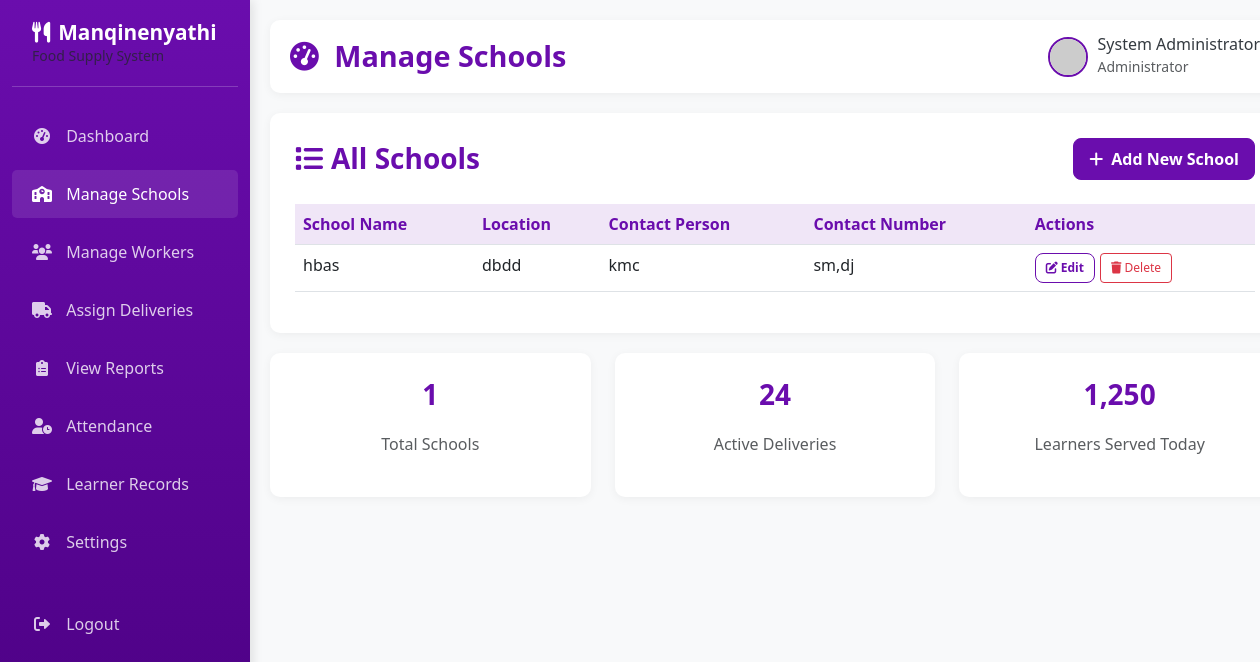
The page /admin/schools (signed in) on the database its author committed.
### app.py (models this page shows)
class School(db.Model):
    __tablename__ = 'schools'
    school_id = db.Column(db.Integer, primary_key=True)
    school_name = db.Column(db.String(150), nullable=False)
    location = db.Column(db.String(150), nullable=False)
    contact_person = db.Column(db.String(100), nullable=False)
    contact_number = db.Column(db.String(20), nullable=False)
    created_at = db.Column(db.DateTime, default=datetime.utcnow)
    deliveries = db.relationship('Delivery', backref='school')
    attendance = db.relationship('Attendance', backref='school')
    learners = db.relationship('Learner', backref='school')

### app.py (the view)
@app.route('/admin/schools')
def manage_schools():
    if session.get('role') != 'admin':
        return redirect(url_for('home'))
    schools = School.query.order_by(School.school_name).all()
    return render_template('manage_schools.html', schools=schools)

### templates/manage_schools.html (shortened to what this page needs)
{% extends "admin_base.html" %}
{% block page_title %}Manage Schools{% endblock %}
{% block content %}
<div class="content-card">
    <div class="d-flex justify-content-between align-items-center mb-4">
        <h3 class="mb-0"><i class="fas fa-list me-2"></i>All Schools</h3>
        <a href="{{ url_for('add_school') }}" class="btn btn-primary">
            <i class="fas fa-plus me-1"></i> Add New School
        </a>
    </div>
    {% if schools %}
    <div class="table-responsive">
        <table class="table table-hover">
            <thead>
                <tr>
                    <th>School Name</th>
                    <th>Location</th>
                    <th>Contact Person</th>
                    <th>Contact Number</th>
                    <th>Actions</th>
                </tr>
            </thead>
            <tbody>
                {% for school in schools %}
                <tr>
                    <td>{{ school.school_name }}</td>
                    <td>{{ school.location }}</td>
                    <td>{{ school.contact_person }}</td>
                    <td>{{ school.contact_number }}</td>
                    <td>
                        <div class="action-buttons">
                            <a href="{{ url_for('edit_school', school_id=school.school_id) }}" class="btn btn-outline-primary btn-sm">
                                <i class="fas fa-edit"></i> Edit
                            </a>
                            <form action="{{ url_for('delete_school', school_id=school.school_id) }}" method="POST" class="d-inline">
                                <button type="submit" class="btn btn-outline-danger btn-sm" onclick="return confirm('Are you sure you want to delete this school?')">
                                    <i class="fas fa-trash"></i> Delete
                                </button>
                            </form>
                        </div>
                    </td>
                </tr>
                {% endfor %}
            </tbody>
        </table>
    </div>
    {% endif %}
</div>
<div class="row">
    <div class="col-md-4">
        <div class="content-card text-center">
            <h3>{{ schools|length }}</h3>
            <p class="text-muted">Total Schools</p>
        </div>
    </div>
    <div class="col-md-4">
        <div class="content-card text-center">
            <h3>24</h3>
            <p class="text-muted">Active Deliveries</p>
        </div>
    </div>
    <div class="col-md-4">
        <div class="content-card text-center">
            <h3>1,250</h3>
            <p class="text-muted">Learners Served Today</p>
        </div>
    </div>
</div>
{% endblock %}

### templates/admin_base.html (style rules this page uses)
:root { --primary-purple: #6a0dad; --light-purple: #8a2be2; --dark-purple: #4b0082; --accent-purple: #9370db; --white: #ffffff; --light-gray: #f8f9fa; --medium-gray: #e9ecef; --dark-gray: #6c757d; --text-dark: #343a40; }
body { font-family: 'Segoe UI', Tahoma, Geneva, Verdana, sans-serif; background-color: var(--light-gray); color: var(--text-dark); }
.content-card { background-color: var(--white); border-radius: 10px; box-shadow: 0 2px 10px rgba(0, 0, 0, 0.05); padding: 25px; margin-bottom: 20px; }
.btn-primary { background-color: var(--primary-purple); border-color: var(--primary-purple); }

### templates/manage_schools.html (style rules this page uses)
.content-card { background-color: var(--white); border-radius: 10px; box-shadow: 0 2px 10px rgba(0, 0, 0, 0.05); padding: 25px; margin-bottom: 20px; }
.content-card h3 { color: var(--primary-purple); margin-bottom: 20px; font-weight: 700; }
.btn-primary { background-color: var(--primary-purple); border-color: var(--primary-purple); padding: 8px 15px; border-radius: 8px; font-weight: 600; }
.btn-outline-primary { border-color: var(--primary-purple); color: var(--primary-purple); padding: 8px 15px; border-radius: 8px; font-weight: 600; }
.table th { background-color: rgba(106, 13, 173, 0.1); color: var(--primary-purple); border-top: none; }
.action-buttons { display: flex; gap: 5px; }
.btn-sm { padding: 5px 10px; font-size: 12px; }

### rows shown on the page
School: school_name "hbas", location "dbdd", contact_person "kmc", contact_number "sm,dj"

### other values the page prints
{{ session.get('username', 'Admin User') }} "System Administrator"
{{ schools|length }} "1"
